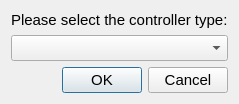
<?xml version="1.0" encoding="UTF-8"?>
<ui version="4.0">
 <class>Dialog</class>
 <widget class="QDialog" name="Dialog">
  <property name="geometry">
   <rect>
    <x>0</x>
    <y>0</y>
    <width>229</width>
    <height>98</height>
   </rect>
  </property>
  <property name="font">
   <font>
    <pointsize>14</pointsize>
   </font>
  </property>
  <property name="windowTitle">
   <string>Controller Type Selection</string>
  </property>
  <layout class="QGridLayout" name="gridLayout">
   <item row="2" column="0">
    <widget class="QDialogButtonBox" name="btns_haptic_controller_type_select">
     <property name="font">
      <font>
       <pointsize>11</pointsize>
      </font>
     </property>
     <property name="orientation">
      <enum>Qt::Horizontal</enum>
     </property>
     <property name="standardButtons">
      <set>QDialogButtonBox::Cancel|QDialogButtonBox::Ok</set>
     </property>
    </widget>
   </item>
   <item row="0" column="0">
    <widget class="QLabel" name="label">
     <property name="font">
      <font>
       <pointsize>11</pointsize>
      </font>
     </property>
     <property name="text">
      <string>Please select the controller type:</string>
     </property>
    </widget>
   </item>
   <item row="1" column="0">
    <widget class="QComboBox" name="combo_haptic_controller_type">
     <property name="font">
      <font>
       <pointsize>11</pointsize>
      </font>
     </property>
    </widget>
   </item>
  </layout>
 </widget>
 <resources/>
 <connections>
  <connection>
   <sender>btns_haptic_controller_type_select</sender>
   <signal>accepted()</signal>
   <receiver>Dialog</receiver>
   <slot>accept()</slot>
   <hints>
    <hint type="sourcelabel">
     <x>248</x>
     <y>254</y>
    </hint>
    <hint type="destinationlabel">
     <x>157</x>
     <y>274</y>
    </hint>
   </hints>
  </connection>
  <connection>
   <sender>btns_haptic_controller_type_select</sender>
   <signal>rejected()</signal>
   <receiver>Dialog</receiver>
   <slot>reject()</slot>
   <hints>
    <hint type="sourcelabel">
     <x>316</x>
     <y>260</y>
    </hint>
    <hint type="destinationlabel">
     <x>286</x>
     <y>274</y>
    </hint>
   </hints>
  </connection>
 </connections>
</ui>
